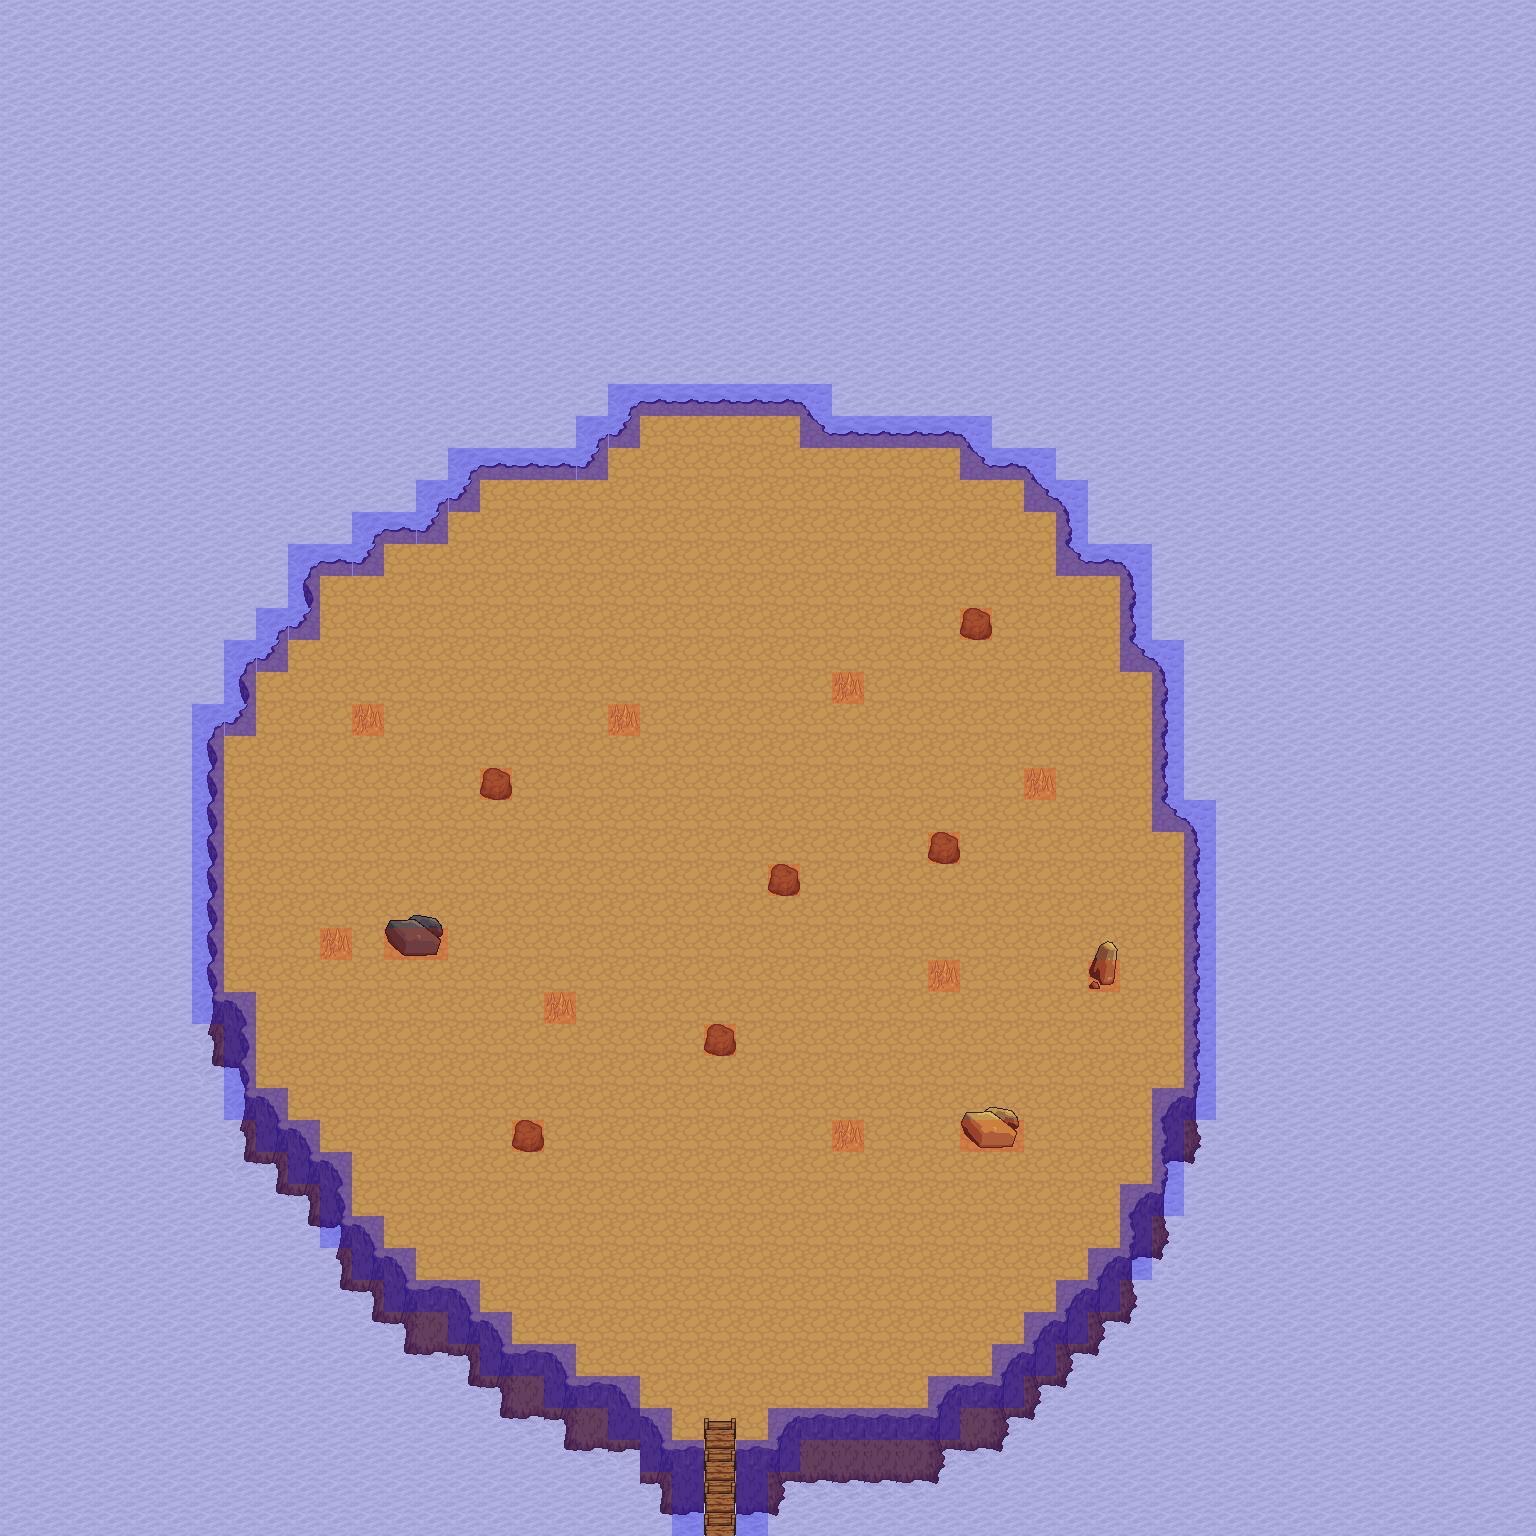

This game map was drawn from its Tiled (.tmx) file and the tilesets committed beside it. A one-line description and the trimmed map source follow:
An orthogonal 48x48 tile map with 32x32 px tiles, 3 tile layers (background, object, collision), 4 tilesets and 4 objects (2x run_once, zalkaz, teleport).

<map version="1.0" orientation="orthogonal" width="48" height="48" tilewidth="32" tileheight="32">
 <properties>
  <property name="music" value="snow_about_a_castle.ogg" />
  <property name="tileset" value="outside.txt" />
  <property name="title" value="Zalkaz's Lair" />
 </properties>
 <tileset firstgid="1" name="tiled_collision" tilewidth="32" tileheight="32">
  <image source="tiled_collision.png" width="480" height="32" />
 </tileset>
 <tileset firstgid="16" name="generic_background" tilewidth="32" tileheight="32">
  <image source="generic_background.png" width="864" height="832" />
 </tileset>
 <tileset firstgid="718" name="small_objects" tilewidth="32" tileheight="64">
  <image source="small_objects.png" width="671" height="512" />
 </tileset>
 <tileset firstgid="878" name="outside_objects" tilewidth="32" tileheight="128">
  <image source="outside_objects.png" width="672" height="768" />
 </tileset>
 <layer name="background" width="48" height="48">
  <data>[2304 cells, 2304 non-empty, 24 distinct tile ids]</data>
 </layer>
 <layer name="object" width="48" height="48">
  <data>[2304 cells, 80 non-empty, 17 distinct tile ids]</data>
 </layer>
 <layer name="collision" width="48" height="48">
  <data>[2304 cells, 1586 non-empty, 3 distinct tile ids]</data>
 </layer>
 <objectgroup name="enemygroup" width="48" height="48" />
 <objectgroup name="enemy" width="48" height="48">
  <object name="Zalkaz" type="zalkaz" x="672" y="544" width="32" height="32" />
 </objectgroup>
 <objectgroup name="event" width="48" height="48">
  <object name="Teleport to Laurelia" type="teleport" x="704" y="1504" width="32" height="32">
   <properties>
    <property name="intermap" value="laurelia.txt,20,81" />
    <property name="msg" value="You're home!" />
    <property name="requires_status" value="theend" />
   </properties>
  </object>
  <object name="Alert" type="run_once" x="704" y="1472" width="32" height="32">
   <properties>
    <property name="msg" value="TRAPPED!" />
   </properties>
  </object>
  <object name="Dialog" type="run_once" x="704" y="1408" width="32" height="32">
   <properties>
    <property name="msg" value="Prepare to die!" />
   </properties>
  </object>
 </objectgroup>
</map>
